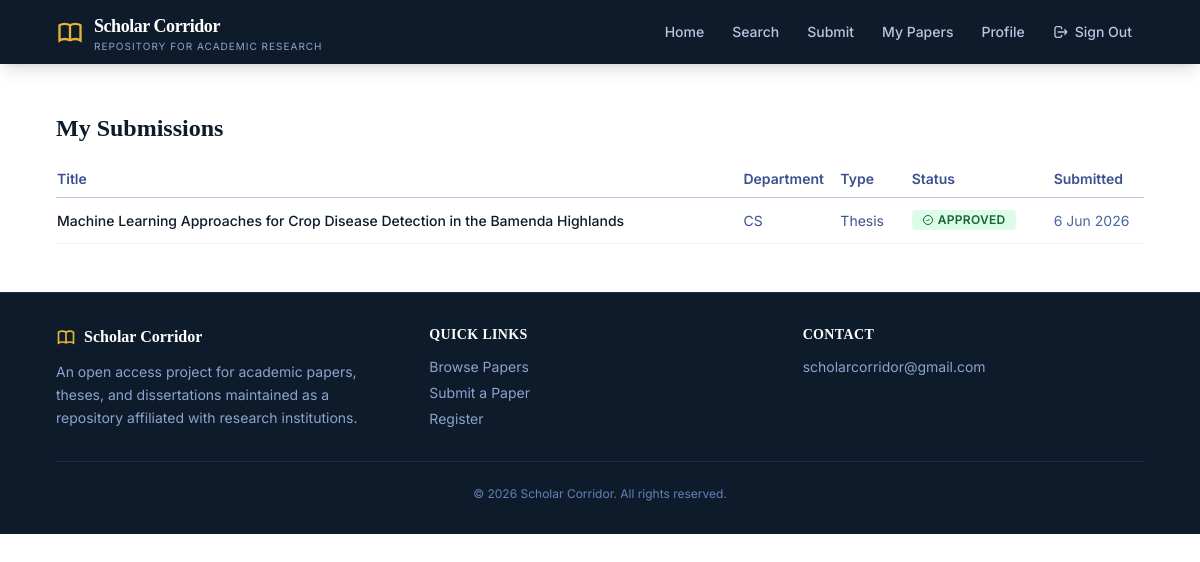
/my-papers/ (signed in), run on the app's committed database.
### repository/models.py (models this page shows, shortened)
class Paper(models.Model):
    title = models.CharField(max_length=500)
    abstract = models.TextField()
    author = models.ForeignKey(User, on_delete=models.CASCADE, related_name="papers")
    department = models.CharField(max_length=100)
    supervisor = models.CharField(max_length=200, blank=True)
    year = models.IntegerField()
    document_type = models.CharField(max_length=20, choices=DocumentType.choices)
    keywords = models.CharField(
        max_length=500, blank=True, help_text="Comma-separated keywords"
    )
    pdf_file = models.FileField(upload_to="papers/", blank=True)
    status = models.CharField(
        max_length=20, choices=PaperStatus.choices, default=PaperStatus.PENDING
    )
    slug = models.SlugField(max_length=500, unique=True)
    submission_date = models.DateTimeField(auto_now_add=True)
    reviewed_at = models.DateTimeField(null=True, blank=True)
    class Meta:
        ordering = ["-submission_date"]
    def get_absolute_url(self):
        return reverse("paper_detail", kwargs={"slug": self.slug})

### repository/views.py (the view)
# urls.py: path("my-papers/", views.submission_status, name="submission_status"),
@login_required
def submission_status(request):
    papers = Paper.objects.filter(author=request.user).order_by("-submission_date")
    return render(request, "repository/submission_status.html", {"papers": papers})

### repository/templates/repository/submission_status.html (shortened to what this page needs)
{% extends 'base.html' %}
{% block content %}
<div class="py-8 md:py-12">
    <div class="max-w-6xl mx-auto px-4 sm:px-6 lg:px-8">
        <h1 class="font-serif text-2xl font-bold text-navy-900 mb-6">My Submissions</h1>
        {% if papers %}
        <div class="overflow-x-auto">
            <table class="w-full text-sm">
                <thead>
                    <tr class="border-b border-navy-200 text-left">
                        <th class="pb-2 font-semibold text-navy-600">Title</th>
                        <th class="pb-2 font-semibold text-navy-600 hidden sm:table-cell">Department</th>
                        <th class="pb-2 font-semibold text-navy-600 hidden md:table-cell">Type</th>
                        <th class="pb-2 font-semibold text-navy-600">Status</th>
                        <th class="pb-2 font-semibold text-navy-600">Submitted</th>
                    </tr>
                </thead>
                <tbody>
                    {% for paper in papers %}
                    <tr class="border-b border-navy-50">
                        <td class="py-3 pr-4">
                            {% if paper.status == 'approved' %}
                            <a href="{{ paper.get_absolute_url }}" class="font-medium text-navy-900 hover:text-navy-600 transition-colors">{{ paper.title }}</a>
                            {% else %}
                            <span class="font-medium text-navy-900">{{ paper.title }}</span>
                            {% endif %}
                        </td>
                        <td class="py-3 pr-4 text-navy-600 hidden sm:table-cell">{{ paper.department }}</td>
                        <td class="py-3 pr-4 text-navy-600 hidden md:table-cell">{{ paper.get_document_type_display }}</td>
                        <td class="py-3 pr-4">
                            <span class="inline-flex items-center gap-1 px-2.5 py-0.5 rounded text-xs font-semibold uppercase tracking-wide
                                {% if paper.status == 'pending' %}bg-yellow-100 text-yellow-800
                                {% elif paper.status == 'approved' %}bg-green-100 text-green-800
                                {% else %}bg-red-100 text-red-800{% endif %}">
                                {% if paper.status == 'pending' %}
                                <svg class="w-3 h-3" fill="none" stroke="currentColor" stroke-width="2" viewBox="0 0 24 24"><circle cx="12" cy="12" r="10"/><path d="M12 6v6l4 2"/></svg>
                                {% elif paper.status == 'approved' %}
                                <svg class="w-3 h-3" fill="none" stroke="currentColor" stroke-width="2" viewBox="0 0 24 24"><path d="M9 12l2 2 4-4m6 2a9 9 0 11-18 0 9 9 0 0118 0z"/></svg>
                                {% else %}
                                <svg class="w-3 h-3" fill="none" stroke="currentColor" stroke-width="2" viewBox="0 0 24 24"><circle cx="12" cy="12" r="10"/><path d="M15 9l-6 6m0-6l6 6"/></svg>
                                {% endif %}
                                {{ paper.get_status_display }}
                            </span>
                        </td>
                        <td class="py-3 text-navy-500">{{ paper.submission_date|date:"j M Y" }}</td>
                    </tr>
                    {% endfor %}
                </tbody>
            </table>
        </div>
        {% endif %}
    </div>
</div>
{% endblock %}

### data on the page
Paper: title "Machine Learning Approaches for Crop Disease Detection in the Bamenda Highlands", department "CS", document_type "Thesis", status "APPROVED", submission_date "6 Jun 2026"
